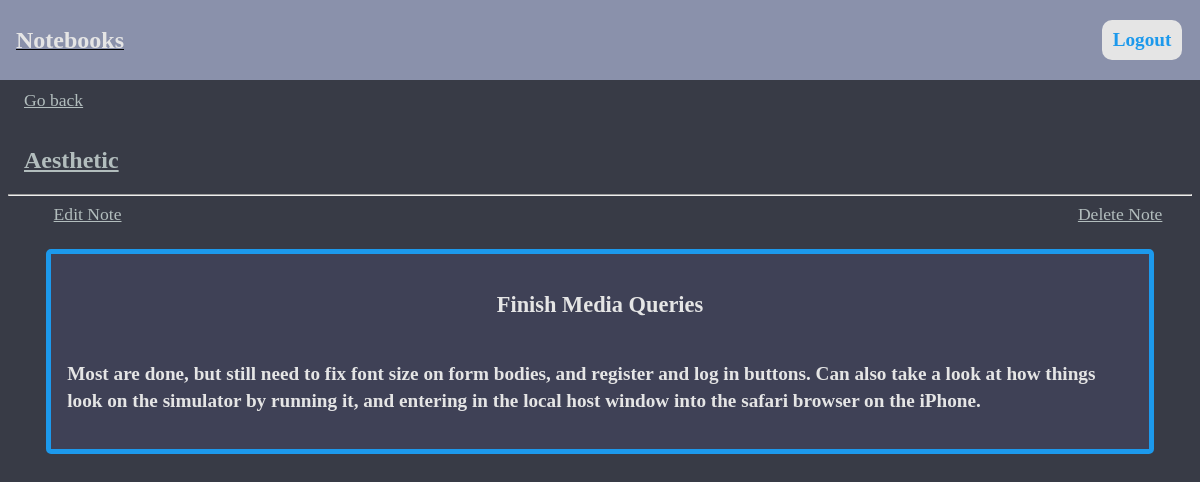
The page /note73/ (signed in) on the database its author committed.
### base/models.py (models this page shows, shortened)
class Note(models.Model):
  user = models.ForeignKey(User, on_delete=models.CASCADE,null=True)
  title = models.CharField(max_length=200)
  body = models.TextField(null=True, blank=True)
  book = models.ForeignKey(Book,on_delete=models.CASCADE,null=True, blank=True)
  created = models.DateTimeField(auto_now_add=True)
  updated = models.DateTimeField(auto_now = True)
  class Meta:
    ordering = ['-updated','-created']

class Book(models.Model):
  owner = models.ForeignKey(User,on_delete=models.SET_NULL,null=True, blank=True)
  name = models.CharField(max_length=200)
  topic = models.CharField(max_length=200, null=True)
  updated = models.DateTimeField(auto_now=True)
  created = models.DateTimeField(auto_now_add=True)
  class Meta:
    ordering = ['-updated','-created']

### base/views.py (the view)
# urls.py: path('note<str:pk>/',views.note,name="note"),
@login_required(login_url='/login')
def note(request,pk):
  note = Note.objects.get(id=pk)
  if note.book.owner != request.user:
    return redirect('home')
  else:
    context = {'note':note}
    return render(request,'base/note.html',context)

### base/templates/base/note.html
{%extends 'main.html'%}
{%block content%}
<div class = "note_tag_buttons">
    <a class = "note_tag" href = "{{request.META.HTTP_REFERER}}">Go back</a>
</div>
<a href = "{%url 'book' note.book.id%}">
  <h2 class = "note_book_name">{{note.book.name}}</h2>
</a>
<hr/>
<div class = "note_main">
  <div class = "note_tag_button_sub">
    <a class = "note_tag_edit" href = "{%url 'update_note' note.id%}">Edit Note</a>
    <a class = "note_tag_edit" href = "{%url 'delete_note' note.id%}">Delete Note</a>
  </div>
  <div class = "note_child">
    <h3 class = "note_title">{{note.title}}</h3>
    <p class = "note_body">{{note.body}}</p>
  </div>
</div>
{%endblock content%}

### static/styles/styles.css (style rules this page uses)
:root { --color-main: #1c99ec; --color-main-hover:rgb(73, 172, 238); --color-main-light: #e1f6fb; --color-dark: #3f4156; --color-dark-medium: #383b46; --color-dark-light: #8a91ab; --color-light: #e5e5e5; --color-gray: #8b8b8b; --color-light-gray: #b2bdbd; --color-bg: #2d2d39; --color-success: #5dd693; --color-success-hover: #7ecfa2; --color-error: #fc4b0b; }
body { background-color: var(--color-dark-medium); padding:0; top:0 !important; max-width:100vw !important; overflow-x: hidden !important; }
a { color:inherit; text-decoration:none; }

### static/styles/note.css (style rules this page uses)
.note_main { display:flex; flex-direction:column; justify-content: center; align-items: center; width:100%; }
.note_book_name { color:var(--color-light-gray); text-align: left; align-self:center; margin-left:1rem; text-decoration:underline; }
.note_child { color:var(--color-light); background-color: var(--color-dark); border:5px solid var(--color-main); width:90%; height:fit-content; display:flex; flex-direction: column; justify-content: center; align-items: center; margin-top:1.5rem; padding:1rem; border-radius:5px; }
.note_title { font-weight:bold; font-size:1.4rem; }
.note_body { font-size:1.2rem; font-weight:bold; line-height:1.7rem; width:100%; align-self: center; justify-self: center; text-align: left; }
.note_tag_button_sub { display:flex; flex-direction: row; width:95%; justify-content: space-between; }
.note_tag_buttons { display:flex; flex-direction:column }
.note_tag { color:var(--color-light-gray); font-size:1.1rem; margin-left:1rem; margin-bottom:1rem; text-decoration: underline; }
.note_tag_edit { color:var(--color-light-gray); font-size:1.1rem; margin-left:1rem; text-decoration: underline; }

### rows shown on the page
Note: book.name "Aesthetic", title "Finish Media Queries", body "Most are done, but still need to fix font size on form bodies, and register and log in buttons. Can also take a look at how things look on the simulator by running it, and entering in the local host window into the safari browser on the iPhone."
